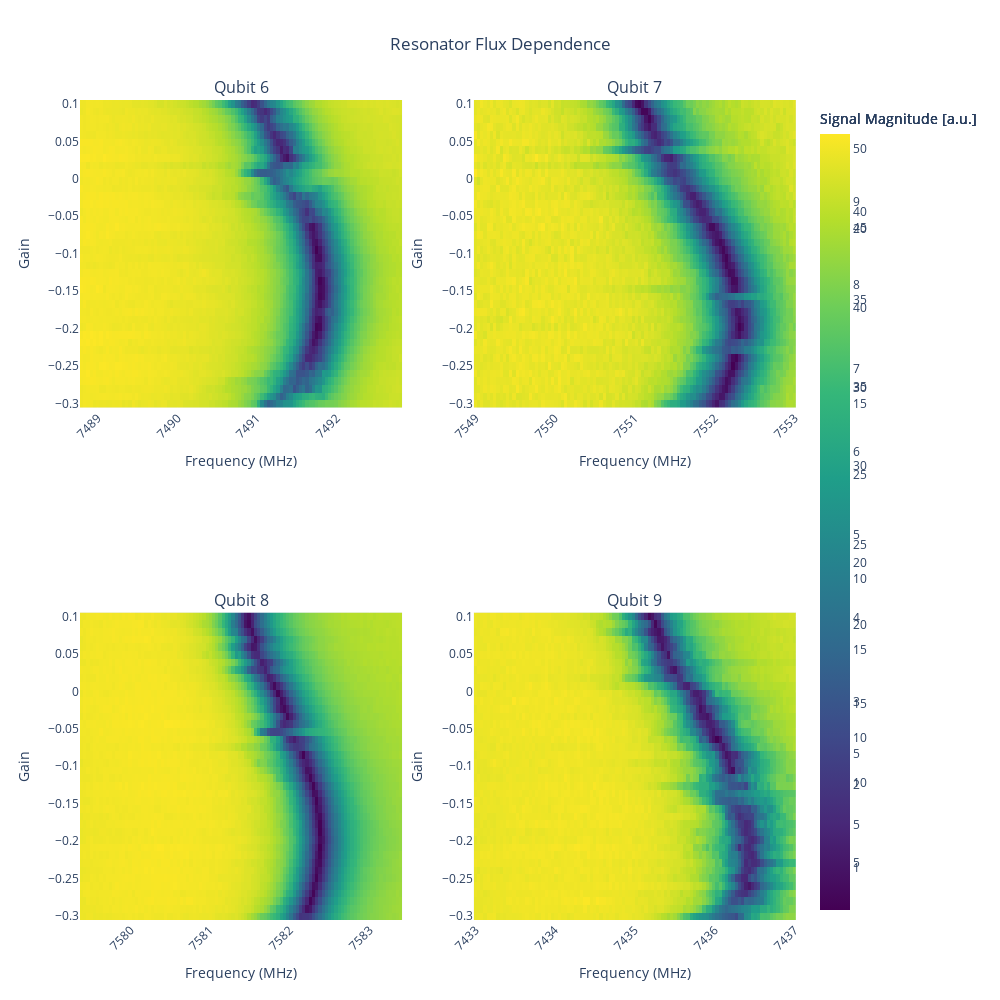

Notebook code cell kept with this figure:
### Code cell
# Print results_matrix0,results_matrix1,results_matrix2,results_matrix3
fig = sp.make_subplots(rows=2, cols=2, subplot_titles=("Qubit 6", "Qubit 7", "Qubit 8", "Qubit 9"))
fig.add_trace(go.Heatmap(z=r1, x=freq_range+readout_cfg["freq_original"][0], y=gain_range, colorscale='Viridis', colorbar=dict(title='Signal Magnitude [a.u.]')), row=1, col=1)
fig.add_trace(go.Heatmap(z=r2, x=freq_range+readout_cfg["freq_original"][1], y=gain_range, colorscale='Viridis', colorbar=dict(title='Signal Magnitude [a.u.]')), row=1, col=2)    
fig.add_trace(go.Heatmap(z=r3,  x=freq_range+readout_cfg["freq_original"][2], y=gain_range, colorscale='Viridis', colorbar=dict(title='Signal Magnitude [a.u.]')), row=2, col=1)    
fig.add_trace(go.Heatmap(z=r4,  x=freq_range+readout_cfg["freq_original"][3], y=gain_range, colorscale='Viridis', colorbar=dict(title='Signal Magnitude [a.u.]')), row=2, col=2)    
#fig.add_trace(go.Heatmap(z=results_matrix, x=cf, y=gain_range, colorscale='Viridis', colorbar=dict(title='Signal Magnitude [a.u.]')))
# Update x-axis and y-axis labels
fig.update_xaxes(title_text="Frequency (MHz)", tickangle=-45)
fig.update_yaxes(title_text="Gain")
fig.update_layout(title='Resonator Flux Dependence', 
                  height = 1000, width = 1000,
                  title_x= 0.5,
)
fig.show()

# Set fluxes to zero
reset_bias()
